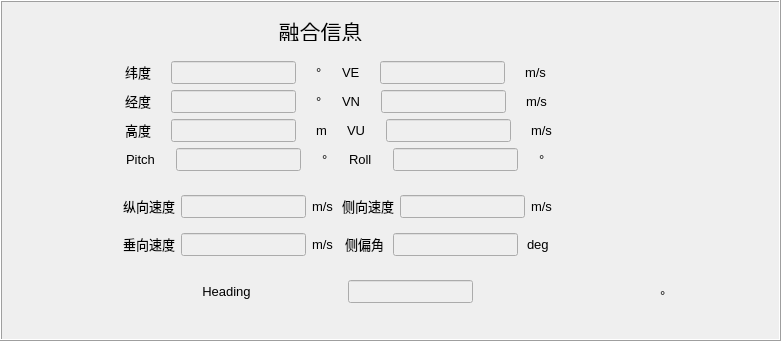
   <widget class="QFrame" name="frame_2">
    <property name="geometry">
     <rect>
      <x>280</x>
      <y>280</y>
      <width>781</width>
      <height>341</height>
     </rect>
    </property>
    <property name="sizePolicy">
     <sizepolicy hsizetype="Fixed" vsizetype="Fixed">
      <horstretch>0</horstretch>
      <verstretch>0</verstretch>
     </sizepolicy>
    </property>
    <property name="frameShape">
     <enum>QFrame::Box</enum>
    </property>
    <property name="frameShadow">
     <enum>QFrame::Raised</enum>
    </property>
    <widget class="QLabel" name="label_51">
     <property name="geometry">
      <rect>
       <x>150</x>
       <y>20</y>
       <width>341</width>
       <height>21</height>
      </rect>
     </property>
     <property name="sizePolicy">
      <sizepolicy hsizetype="Fixed" vsizetype="Fixed">
       <horstretch>0</horstretch>
       <verstretch>0</verstretch>
      </sizepolicy>
     </property>
     <property name="maximumSize">
      <size>
       <width>16777215</width>
       <height>16777215</height>
      </size>
     </property>
     <property name="font">
      <font>
       <pointsize>16</pointsize>
       <weight>50</weight>
       <bold>false</bold>
      </font>
     </property>
     <property name="text">
      <string>融合信息</string>
     </property>
     <property name="alignment">
      <set>Qt::AlignCenter</set>
     </property>
    </widget>
    <widget class="QLabel" name="label_70">
     <property name="geometry">
      <rect>
       <x>660</x>
       <y>270</y>
       <width>51</width>
       <height>51</height>
      </rect>
     </property>
     <property name="sizePolicy">
      <sizepolicy hsizetype="Fixed" vsizetype="Fixed">
       <horstretch>0</horstretch>
       <verstretch>0</verstretch>
      </sizepolicy>
     </property>
     <property name="font">
      <font>
       <pointsize>10</pointsize>
      </font>
     </property>
     <property name="text">
      <string>°</string>
     </property>
    </widget>
    <widget class="QWidget" name="layoutWidget">
     <property name="geometry">
      <rect>
       <x>110</x>
       <y>60</y>
       <width>456</width>
       <height>243</height>
      </rect>
     </property>
     <layout class="QVBoxLayout" name="verticalLayout">
      <property name="leftMargin">
       <number>1</number>
      </property>
      <property name="topMargin">
       <number>1</number>
      </property>
      <item>
       <layout class="QHBoxLayout" name="horizontalLayout">
        <item>
         <widget class="QLabel" name="label_50">
          <property name="sizePolicy">
           <sizepolicy hsizetype="Fixed" vsizetype="Fixed">
            <horstretch>0</horstretch>
            <verstretch>0</verstretch>
           </sizepolicy>
          </property>
          <property name="font">
           <font>
            <pointsize>10</pointsize>
            <weight>50</weight>
            <bold>false</bold>
           </font>
          </property>
          <property name="text">
           <string>纬度</string>
          </property>
          <property name="alignment">
           <set>Qt::AlignCenter</set>
          </property>
         </widget>
        </item>
        <item>
         <widget class="QLineEdit" name="LineEdit_Lat">
          <property name="enabled">
           <bool>false</bool>
          </property>
          <property name="sizePolicy">
           <sizepolicy hsizetype="Fixed" vsizetype="Fixed">
            <horstretch>0</horstretch>
            <verstretch>0</verstretch>
           </sizepolicy>
          </property>
          <property name="maximumSize">
           <size>
            <width>16777215</width>
            <height>16777215</height>
           </size>
          </property>
          <property name="font">
           <font>
            <pointsize>10</pointsize>
           </font>
          </property>
          <property name="styleSheet">
           <string notr="true">color:rgb(0, 0, 0)</string>
          </property>
         </widget>
        </item>
        <item>
         <widget class="QLabel" name="label_64">
          <property name="sizePolicy">
           <sizepolicy hsizetype="Fixed" vsizetype="Fixed">
            <horstretch>0</horstretch>
            <verstretch>0</verstretch>
           </sizepolicy>
          </property>
          <property name="font">
           <font>
            <pointsize>10</pointsize>
           </font>
          </property>
          <property name="text">
           <string>°</string>
          </property>
         </widget>
        </item>
        <item>
         <widget class="QLabel" name="label_55">
          <property name="sizePolicy">
           <sizepolicy hsizetype="Fixed" vsizetype="Fixed">
            <horstretch>0</horstretch>
            <verstretch>0</verstretch>
           </sizepolicy>
          </property>
          <property name="font">
           <font>
            <pointsize>10</pointsize>
            <weight>50</weight>
            <bold>false</bold>
           </font>
          </property>
          <property name="text">
           <string>VE</string>
          </property>
         </widget>
        </item>
        <item>
         <widget class="QLineEdit" name="LineEdit_VE">
          <property name="enabled">
           <bool>false</bool>
          </property>
          <property name="sizePolicy">
           <sizepolicy hsizetype="Fixed" vsizetype="Fixed">
            <horstretch>0</horstretch>
            <verstretch>0</verstretch>
           </sizepolicy>
          </property>
          <property name="maximumSize">
           <size>
            <width>16777215</width>
            <height>16777215</height>
           </size>
          </property>
          <property name="font">
           <font>
            <pointsize>10</pointsize>
           </font>
          </property>
          <property name="styleSheet">
           <string notr="true">color:rgb(0, 0, 0)</string>
          </property>
         </widget>
        </item>
        <item>
         <widget class="QLabel" name="label_88">
          <property name="sizePolicy">
           <sizepolicy hsizetype="Fixed" vsizetype="Fixed">
            <horstretch>0</horstretch>
            <verstretch>0</verstretch>
           </sizepolicy>
          </property>
          <property name="font">
           <font>
            <pointsize>10</pointsize>
           </font>
          </property>
          <property name="text">
           <string>m/s</string>
          </property>
         </widget>
        </item>
       </layout>
      </item>
      <item>
       <layout class="QHBoxLayout" name="horizontalLayout_2">
        <item>
         <widget class="QLabel" name="label_52">
          <property name="sizePolicy">
           <sizepolicy hsizetype="Fixed" vsizetype="Fixed">
            <horstretch>0</horstretch>
            <verstretch>0</verstretch>
           </sizepolicy>
          </property>
          <property name="font">
           <font>
            <pointsize>10</pointsize>
            <weight>50</weight>
            <bold>false</bold>
           </font>
          </property>
          <property name="text">
           <string>经度</string>
          </property>
          <property name="alignment">
           <set>Qt::AlignCenter</set>
          </property>
         </widget>
        </item>
        <item>
         <widget class="QLineEdit" name="LineEdit_Lon">
          <property name="enabled">
           <bool>false</bool>
          </property>
          <property name="sizePolicy">
           <sizepolicy hsizetype="Fixed" vsizetype="Fixed">
            <horstretch>0</horstretch>
            <verstretch>0</verstretch>
           </sizepolicy>
          </property>
          <property name="maximumSize">
           <size>
            <width>16777215</width>
            <height>16777215</height>
           </size>
          </property>
          <property name="font">
           <font>
            <pointsize>10</pointsize>
           </font>
          </property>
          <property name="styleSheet">
           <string notr="true">color:rgb(0, 0, 0)</string>
          </property>
         </widget>
        </item>
        <item>
         <widget class="QLabel" name="label_49">
          <property name="sizePolicy">
           <sizepolicy hsizetype="Fixed" vsizetype="Fixed">
            <horstretch>0</horstretch>
            <verstretch>0</verstretch>
           </sizepolicy>
          </property>
          <property name="font">
           <font>
            <pointsize>10</pointsize>
           </font>
          </property>
          <property name="text">
           <string>°</string>
          </property>
         </widget>
        </item>
        <item>
         <widget class="QLabel" name="label_56">
          <property name="sizePolicy">
           <sizepolicy hsizetype="Fixed" vsizetype="Fixed">
            <horstretch>0</horstretch>
            <verstretch>0</verstretch>
           </sizepolicy>
          </property>
          <property name="font">
           <font>
            <pointsize>10</pointsize>
            <weight>50</weight>
            <bold>false</bold>
           </font>
          </property>
          <property name="layoutDirection">
           <enum>Qt::LeftToRight</enum>
          </property>
          <property name="text">
           <string>VN</string>
          </property>
         </widget>
        </item>
        <item>
         <widget class="QLineEdit" name="LineEdit_VN">
          <property name="enabled">
           <bool>false</bool>
          </property>
          <property name="sizePolicy">
           <sizepolicy hsizetype="Fixed" vsizetype="Fixed">
            <horstretch>0</horstretch>
            <verstretch>0</verstretch>
           </sizepolicy>
          </property>
          <property name="maximumSize">
           <size>
            <width>16777215</width>
            <height>16777215</height>
           </size>
          </property>
          <property name="font">
           <font>
            <pointsize>10</pointsize>
           </font>
          </property>
          <property name="styleSheet">
           <string notr="true">color:rgb(0, 0, 0)</string>
          </property>
         </widget>
        </item>
        <item>
         <widget class="QLabel" name="label_48">
          <property name="sizePolicy">
           <sizepolicy hsizetype="Fixed" vsizetype="Fixed">
            <horstretch>0</horstretch>
            <verstretch>0</verstretch>
           </sizepolicy>
          </property>
          <property name="font">
           <font>
            <pointsize>10</pointsize>
           </font>
          </property>
          <property name="text">
           <string>m/s</string>
          </property>
         </widget>
        </item>
       </layout>
      </item>
      <item>
       <layout class="QHBoxLayout" name="horizontalLayout_3">
        <item>
         <widget class="QLabel" name="label_54">
          <property name="sizePolicy">
           <sizepolicy hsizetype="Fixed" vsizetype="Fixed">
            <horstretch>0</horstretch>
            <verstretch>0</verstretch>
           </sizepolicy>
          </property>
          <property name="font">
           <font>
            <pointsize>10</pointsize>
            <weight>50</weight>
            <bold>false</bold>
           </font>
          </property>
          <property name="text">
           <string>高度</string>
          </property>
          <property name="alignment">
           <set>Qt::AlignCenter</set>
          </property>
         </widget>
        </item>
        <item>
         <widget class="QLineEdit" name="LineEdit_Height">
          <property name="enabled">
           <bool>false</bool>
          </property>
          <property name="sizePolicy">
           <sizepolicy hsizetype="Fixed" vsizetype="Fixed">
            <horstretch>0</horstretch>
            <verstretch>0</verstretch>
           </sizepolicy>
          </property>
          <property name="maximumSize">
           <size>
            <width>16777215</width>
            <height>16777215</height>
           </size>
          </property>
          <property name="font">
           <font>
            <pointsize>10</pointsize>
           </font>
          </property>
          <property name="styleSheet">
           <string notr="true">color:rgb(0, 0, 0)</string>
          </property>
         </widget>
        </item>
        <item>
         <widget class="QLabel" name="label_71">
          <property name="sizePolicy">
           <sizepolicy hsizetype="Fixed" vsizetype="Fixed">
            <horstretch>0</horstretch>
            <verstretch>0</verstretch>
           </sizepolicy>
          </property>
          <property name="font">
           <font>
            <pointsize>10</pointsize>
           </font>
          </property>
          <property name="text">
           <string>m</string>
          </property>
         </widget>
        </item>
        <item>
         <widget class="QLabel" name="label_57">
          <property name="sizePolicy">
           <sizepolicy hsizetype="Fixed" vsizetype="Fixed">
            <horstretch>0</horstretch>
            <verstretch>0</verstretch>
           </sizepolicy>
          </property>
          <property name="font">
           <font>
            <pointsize>10</pointsize>
            <weight>50</weight>
            <bold>false</bold>
           </font>
          </property>
          <property name="text">
           <string>VU</string>
          </property>
         </widget>
        </item>
        <item>
         <widget class="QLineEdit" name="LineEdit_VU">
          <property name="enabled">
           <bool>false</bool>
          </property>
          <property name="sizePolicy">
           <sizepolicy hsizetype="Fixed" vsizetype="Fixed">
            <horstretch>0</horstretch>
            <verstretch>0</verstretch>
           </sizepolicy>
          </property>
          <property name="maximumSize">
           <size>
            <width>16777215</width>
            <height>16777215</height>
           </size>
          </property>
          <property name="font">
           <font>
            <pointsize>10</pointsize>
           </font>
          </property>
          <property name="styleSheet">
           <string notr="true">color:rgb(0, 0, 0)</string>
          </property>
         </widget>
        </item>
        <item>
         <widget class="QLabel" name="label_87">
          <property name="sizePolicy">
           <sizepolicy hsizetype="Fixed" vsizetype="Fixed">
            <horstretch>0</horstretch>
            <verstretch>0</verstretch>
           </sizepolicy>
          </property>
          <property name="font">
           <font>
            <pointsize>10</pointsize>
           </font>
          </property>
          <property name="text">
           <string>m/s</string>
          </property>
         </widget>
        </item>
       </layout>
      </item>
      <item>
       <layout class="QHBoxLayout" name="horizontalLayout_4">
        <item>
         <widget class="QLabel" name="label_58">
          <property name="sizePolicy">
           <sizepolicy hsizetype="Fixed" vsizetype="Fixed">
            <horstretch>0</horstretch>
            <verstretch>0</verstretch>
           </sizepolicy>
          </property>
          <property name="font">
           <font>
            <pointsize>10</pointsize>
            <weight>50</weight>
            <bold>false</bold>
           </font>
          </property>
          <property name="text">
           <string>Pitch</string>
          </property>
          <property name="alignment">
           <set>Qt::AlignCenter</set>
          </property>
         </widget>
        </item>
        <item>
         <widget class="QLineEdit" name="LineEdit_Pitch">
          <property name="enabled">
           <bool>false</bool>
          </property>
          <property name="sizePolicy">
           <sizepolicy hsizetype="Fixed" vsizetype="Fixed">
            <horstretch>0</horstretch>
            <verstretch>0</verstretch>
           </sizepolicy>
          </property>
          <property name="maximumSize">
           <size>
            <width>16777215</width>
            <height>16777215</height>
           </size>
          </property>
          <property name="font">
           <font>
            <pointsize>10</pointsize>
           </font>
          </property>
          <property name="styleSheet">
           <string notr="true">color:rgb(0, 0, 0)</string>
          </property>
         </widget>
        </item>
        <item>
         <widget class="QLabel" name="label_68">
          <property name="sizePolicy">
           <sizepolicy hsizetype="Fixed" vsizetype="Fixed">
            <horstretch>0</horstretch>
            <verstretch>0</verstretch>
           </sizepolicy>
          </property>
          <property name="font">
           <font>
            <pointsize>10</pointsize>
           </font>
          </property>
          <property name="text">
           <string>°</string>
          </property>
         </widget>
        </item>
        <item>
         <widget class="QLabel" name="label_59">
          <property name="sizePolicy">
           <sizepolicy hsizetype="Fixed" vsizetype="Fixed">
            <horstretch>0</horstretch>
            <verstretch>0</verstretch>
           </sizepolicy>
          </property>
          <property name="font">
           <font>
            <pointsize>10</pointsize>
            <weight>50</weight>
            <bold>false</bold>
           </font>
          </property>
          <property name="text">
           <string>Roll</string>
          </property>
         </widget>
        </item>
        <item>
         <widget class="QLineEdit" name="LineEdit_Roll">
          <property name="enabled">
           <bool>false</bool>
          </property>
          <property name="sizePolicy">
           <sizepolicy hsizetype="Fixed" vsizetype="Fixed">
            <horstretch>0</horstretch>
            <verstretch>0</verstretch>
           </sizepolicy>
          </property>
          <property name="maximumSize">
           <size>
            <width>16777215</width>
            <height>16777215</height>
           </size>
          </property>
          <property name="font">
           <font>
            <pointsize>10</pointsize>
           </font>
          </property>
          <property name="styleSheet">
           <string notr="true">color:rgb(0, 0, 0)</string>
          </property>
         </widget>
        </item>
        <item>
         <widget class="QLabel" name="label_69">
          <property name="sizePolicy">
           <sizepolicy hsizetype="Fixed" vsizetype="Fixed">
            <horstretch>0</horstretch>
            <verstretch>0</verstretch>
           </sizepolicy>
          </property>
          <property name="font">
           <font>
            <pointsize>10</pointsize>
           </font>
          </property>
          <property name="text">
           <string>°</string>
          </property>
         </widget>
        </item>
       </layout>
      </item>
      <item>
       <widget class="QFrame" name="frameVSMS1000InstallInfo">
        <property name="frameShape">
         <enum>QFrame::NoFrame</enum>
        </property>
        <property name="frameShadow">
         <enum>QFrame::Raised</enum>
        </property>
        <layout class="QGridLayout" name="gridLayout">
         <item row="0" column="0">
          <layout class="QHBoxLayout" name="horizontalLayout_6">
           <item>
            <widget class="QLabel" name="label_73">
             <property name="sizePolicy">
              <sizepolicy hsizetype="Fixed" vsizetype="Fixed">
               <horstretch>0</horstretch>
               <verstretch>0</verstretch>
              </sizepolicy>
             </property>
             <property name="font">
              <font>
               <pointsize>10</pointsize>
               <weight>50</weight>
               <bold>false</bold>
              </font>
             </property>
             <property name="text">
              <string>纵向速度</string>
             </property>
             <property name="alignment">
              <set>Qt::AlignCenter</set>
             </property>
            </widget>
           </item>
           <item>
            <widget class="QLineEdit" name="LineEditINSVehicleLongitudinal">
             <property name="enabled">
              <bool>false</bool>
             </property>
             <property name="sizePolicy">
              <sizepolicy hsizetype="Fixed" vsizetype="Fixed">
               <horstretch>0</horstretch>
               <verstretch>0</verstretch>
              </sizepolicy>
             </property>
             <property name="maximumSize">
              <size>
               <width>16777215</width>
               <height>16777215</height>
              </size>
             </property>
             <property name="font">
              <font>
               <pointsize>10</pointsize>
              </font>
             </property>
             <property name="styleSheet">
              <string notr="true">color:rgb(0, 0, 0)</string>
             </property>
            </widget>
           </item>
           <item>
            <widget class="QLabel" name="label_60">
             <property name="sizePolicy">
              <sizepolicy hsizetype="Fixed" vsizetype="Fixed">
               <horstretch>0</horstretch>
               <verstretch>0</verstretch>
              </sizepolicy>
             </property>
             <property name="font">
              <font>
               <pointsize>10</pointsize>
               <weight>50</weight>
               <bold>false</bold>
              </font>
             </property>
             <property name="text">
              <string>m/s</string>
             </property>
            </widget>
           </item>
          </layout>
         </item>
         <item row="0" column="1">
          <layout class="QHBoxLayout" name="horizontalLayout_8">
           <item>
            <widget class="QLabel" name="label_76">
             <property name="sizePolicy">
              <sizepolicy hsizetype="Fixed" vsizetype="Fixed">
               <horstretch>0</horstretch>
               <verstretch>0</verstretch>
              </sizepolicy>
             </property>
             <property name="font">
              <font>
               <pointsize>10</pointsize>
               <weight>50</weight>
               <bold>false</bold>
              </font>
             </property>
             <property name="text">
              <string>侧向速度</string>
             </property>
             <property name="alignment">
              <set>Qt::AlignCenter</set>
             </property>
            </widget>
           </item>
           <item>
            <widget class="QLineEdit" name="LineEditINSVehicleLateral">
             <property name="enabled">
              <bool>false</bool>
             </property>
             <property name="sizePolicy">
              <sizepolicy hsizetype="Fixed" vsizetype="Fixed">
               <horstretch>0</horstretch>
               <verstretch>0</verstretch>
              </sizepolicy>
             </property>
             <property name="maximumSize">
              <size>
               <width>16777215</width>
               <height>16777215</height>
              </size>
             </property>
             <property name="font">
              <font>
               <pointsize>10</pointsize>
              </font>
             </property>
             <property name="styleSheet">
              <string notr="true">color:rgb(0, 0, 0)</string>
             </property>
            </widget>
           </item>
           <item>
            <widget class="QLabel" name="label_77">
             <property name="sizePolicy">
              <sizepolicy hsizetype="Fixed" vsizetype="Fixed">
               <horstretch>0</horstretch>
               <verstretch>0</verstretch>
              </sizepolicy>
             </property>
             <property name="font">
              <font>
               <pointsize>10</pointsize>
               <weight>50</weight>
               <bold>false</bold>
              </font>
             </property>
             <property name="text">
              <string>m/s</string>
             </property>
            </widget>
           </item>
          </layout>
         </item>
         <item row="1" column="0">
          <layout class="QHBoxLayout" name="horizontalLayout_7">
           <item>
            <widget class="QLabel" name="label_74">
             <property name="sizePolicy">
              <sizepolicy hsizetype="Fixed" vsizetype="Fixed">
               <horstretch>0</horstretch>
               <verstretch>0</verstretch>
              </sizepolicy>
             </property>
             <property name="font">
              <font>
               <pointsize>10</pointsize>
               <weight>50</weight>
               <bold>false</bold>
              </font>
             </property>
             <property name="text">
              <string>垂向速度</string>
             </property>
             <property name="alignment">
              <set>Qt::AlignCenter</set>
             </property>
            </widget>
           </item>
           <item>
            <widget class="QLineEdit" name="LineEditINSVehicleVertical">
             <property name="enabled">
              <bool>false</bool>
             </property>
             <property name="sizePolicy">
              <sizepolicy hsizetype="Fixed" vsizetype="Fixed">
               <horstretch>0</horstretch>
               <verstretch>0</verstretch>
              </sizepolicy>
             </property>
             <property name="maximumSize">
              <size>
               <width>16777215</width>
               <height>16777215</height>
              </size>
             </property>
             <property name="font">
              <font>
               <pointsize>10</pointsize>
              </font>
             </property>
             <property name="styleSheet">
              <string notr="true">color:rgb(0, 0, 0)</string>
             </property>
            </widget>
           </item>
           <item>
            <widget class="QLabel" name="label_75">
             <property name="sizePolicy">
              <sizepolicy hsizetype="Fixed" vsizetype="Fixed">
               <horstretch>0</horstretch>
               <verstretch>0</verstretch>
              </sizepolicy>
             </property>
             <property name="font">
              <font>
               <pointsize>10</pointsize>
               <weight>50</weight>
               <bold>false</bold>
              </font>
             </property>
             <property name="text">
              <string>m/s</string>
             </property>
            </widget>
           </item>
          </layout>
         </item>
         <item row="1" column="1">
          <layout class="QHBoxLayout" name="horizontalLayout_9">
           <item>
            <widget class="QLabel" name="label_78">
             <property name="sizePolicy">
              <sizepolicy hsizetype="Fixed" vsizetype="Fixed">
               <horstretch>0</horstretch>
               <verstretch>0</verstretch>
              </sizepolicy>
             </property>
             <property name="font">
              <font>
               <pointsize>10</pointsize>
               <weight>50</weight>
               <bold>false</bold>
              </font>
             </property>
             <property name="text">
              <string>侧偏角</string>
             </property>
             <property name="alignment">
              <set>Qt::AlignCenter</set>
             </property>
            </widget>
           </item>
           <item>
            <widget class="QLineEdit" name="LineEditINSVehicleSlideslipangle">
             <property name="enabled">
              <bool>false</bool>
             </property>
             <property name="sizePolicy">
              <sizepolicy hsizetype="Fixed" vsizetype="Fixed">
               <horstretch>0</horstretch>
               <verstretch>0</verstretch>
              </sizepolicy>
             </property>
             <property name="maximumSize">
              <size>
               <width>16777215</width>
               <height>16777215</height>
              </size>
             </property>
             <property name="font">
              <font>
               <pointsize>10</pointsize>
              </font>
             </property>
             <property name="styleSheet">
              <string notr="true">color:rgb(0, 0, 0)</string>
             </property>
            </widget>
           </item>
           <item>
            <widget class="QLabel" name="label_79">
             <property name="sizePolicy">
              <sizepolicy hsizetype="Fixed" vsizetype="Fixed">
               <horstretch>0</horstretch>
               <verstretch>0</verstretch>
              </sizepolicy>
             </property>
             <property name="font">
              <font>
               <pointsize>10</pointsize>
               <weight>50</weight>
               <bold>false</bold>
              </font>
             </property>
             <property name="text">
              <string>deg</string>
             </property>
            </widget>
           </item>
          </layout>
         </item>
        </layout>
       </widget>
      </item>
      <item>
       <layout class="QHBoxLayout" name="horizontalLayout_5">
        <item>
         <widget class="QLabel" name="label_62">
          <property name="sizePolicy">
           <sizepolicy hsizetype="Fixed" vsizetype="Fixed">
            <horstretch>0</horstretch>
            <verstretch>0</verstretch>
           </sizepolicy>
          </property>
          <property name="font">
           <font>
            <pointsize>10</pointsize>
            <weight>50</weight>
            <bold>false</bold>
           </font>
          </property>
          <property name="text">
           <string>Heading</string>
          </property>
          <property name="alignment">
           <set>Qt::AlignCenter</set>
          </property>
         </widget>
        </item>
        <item>
         <widget class="QLineEdit" name="LineEdit_Heading">
          <property name="enabled">
           <bool>false</bool>
          </property>
          <property name="sizePolicy">
           <sizepolicy hsizetype="Fixed" vsizetype="Fixed">
            <horstretch>0</horstretch>
            <verstretch>0</verstretch>
           </sizepolicy>
          </property>
          <property name="font">
           <font>
            <pointsize>10</pointsize>
           </font>
          </property>
          <property name="styleSheet">
           <string notr="true">color:rgb(0, 0, 0)</string>
          </property>
         </widget>
        </item>
       </layout>
      </item>
     </layout>
    </widget>
   </widget>
